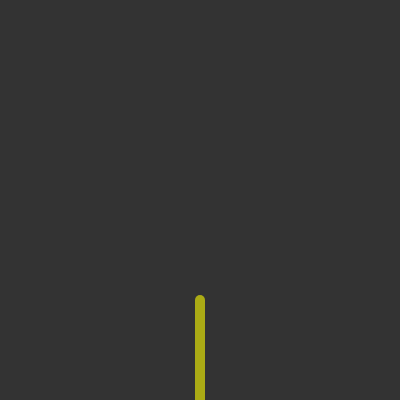
Frame 1 (no input)
Frame 60 (no input): identical to frame 1, image omitted
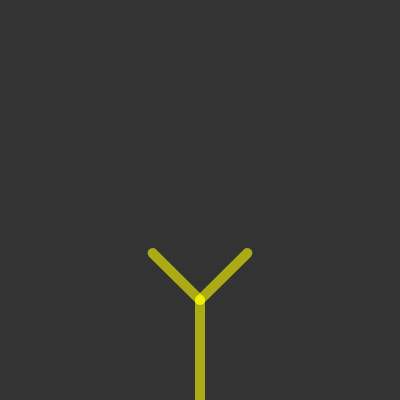
Frame 120 (the mouse pressed at the canvas centre since frame 60)

The p5.js sketch that drew these frames (run headless with seeded random() and noise() and a simulated clock; from frame 60 on, the mouse is pressed at the canvas centre):

// p5.js sketch
// ── sketch.js
var angle;
var slider;
var root;
var tree = [];
var leaves = [];
var count = 0;
function setup()
{
    createCanvas(400,400);
    // createSlider(start,end,initial,stepSize)
    slider = createSlider(0,TWO_PI,PI/4,0.01);
    angle = slider.value();

    var len = height/4;
    root = new Branch(createVector(width/2,height),createVector(width/2,height-len));
    tree.push(root);
}

function mousePressed()
{
    // Remember to put this loop inverted as thing are getting added in tree only
    for(var x = tree.length-1; x >= 0; x--)
    {
        if(!tree[x].finished)
        {
            var branches = tree[x].createBranches();
            for(var each of branches)
               tree.push(each);
            tree[x].finished = true;
        }
    }

    count++;
    if(count >= 3)
    {
        for(var x = tree.length-1; x>=0; x--)
            {
                if(!tree[x].finished)
                {
                    var leaf = tree[x].end.copy();
                    leaves.push(leaf);
                }
            }
    }
}

function draw()
{
    background(51);
    // angle = slider.value();
    stroke(255,255,0,150);
    strokeWeight(10);
    
    for(var each of tree)
       {
           each.show();
        // each.jitter();
       }
       
    fill(255,0,100,175);
    noStroke();
    for(var each of leaves)
    {
        ellipse(each.x,each.y,16,16);
    }
}


/*
Thickness accordingly to branch level or depth
Changing Color
Make Leaves
Waving with help of Perlin noise 
Spring Forces
Gust of wind
Leaves Falling
*/
// ── branch.js
function Branch(begin,end)
{
    this.begin = begin;
    this.end = end;
    this.finished = false;

    this.jitter = function()
    {
        this.end.x += random(-0.2,0.2);
        this.end.y += random(-0.2,0.2);
    }

    this.show = function()
    {
        line(this.begin.x,this.begin.y,this.end.x,this.end.y);
    }

    this.createBranches = function()
    {
        var dir = p5.Vector.sub(this.end,this.begin);
        dir.mult(2.0/3.0);

        dir.rotate(angle);
        var newEndRight = p5.Vector.add(this.end,dir);
        dir.rotate(-angle);
    
        dir.rotate(-angle);
        var newEndLeft = p5.Vector.add(this.end,dir);
        dir.rotate(angle);

        var left = new Branch(this.end,newEndLeft)
        var right = new Branch(this.end,newEndRight);
        return [left,right];
    }
}
